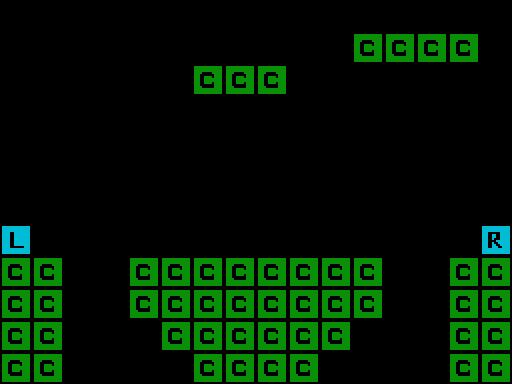

Tiled map render using the project's own tile images. Description and the whole map definition, tile-layer contents included, below:
An orthogonal 16x12 tile map with 32x32 px tiles, 1 tile layer (Tile Layer), 2 tilesets and 6 objects (3x coin, heart, static, linear).

<map version="1.0" orientation="orthogonal" renderorder="right-up" width="16" height="12" tilewidth="32" tileheight="32" nextobjectid="11">
 <tileset firstgid="1" name="templateTiles" tilewidth="32" tileheight="32">
  <image source="../templateTiles.png" width="128" height="64" />
 </tileset>
 <tileset firstgid="9" name="templateObjects" tilewidth="32" tileheight="32">
  <image source="../templateObjects.png" width="128" height="64" />
 </tileset>
 <layer name="Tile Layer" width="16" height="12">
  <data>
   <tile gid="0" />
   <tile gid="0" />
   <tile gid="0" />
   <tile gid="0" />
   <tile gid="0" />
   <tile gid="0" />
   <tile gid="0" />
   <tile gid="0" />
   <tile gid="0" />
   <tile gid="0" />
   <tile gid="0" />
   <tile gid="0" />
   <tile gid="0" />
   <tile gid="0" />
   <tile gid="0" />
   <tile gid="0" />
   <tile gid="0" />
   <tile gid="0" />
   <tile gid="0" />
   <tile gid="0" />
   <tile gid="0" />
   <tile gid="0" />
   <tile gid="0" />
   <tile gid="0" />
   <tile gid="0" />
   <tile gid="0" />
   <tile gid="0" />
   <tile gid="1" />
   <tile gid="1" />
   <tile gid="1" />
   <tile gid="1" />
   <tile gid="0" />
   <tile gid="0" />
   <tile gid="0" />
   <tile gid="0" />
   <tile gid="0" />
   <tile gid="0" />
   <tile gid="0" />
   <tile gid="1" />
   <tile gid="1" />
   <tile gid="1" />
   <tile gid="0" />
   <tile gid="0" />
   <tile gid="0" />
   <tile gid="0" />
   <tile gid="0" />
   <tile gid="0" />
   <tile gid="0" />
   <tile gid="0" />
   <tile gid="0" />
   <tile gid="0" />
   <tile gid="0" />
   <tile gid="0" />
   <tile gid="0" />
   <tile gid="6" />
   <tile gid="0" />
   <tile gid="0" />
   <tile gid="0" />
   <tile gid="0" />
   <tile gid="0" />
   <tile gid="0" />
   <tile gid="0" />
   <tile gid="0" />
   <tile gid="0" />
   <tile gid="0" />
   <tile gid="0" />
   <tile gid="0" />
   <tile gid="0" />
   <tile gid="0" />
   <tile gid="0" />
   <tile gid="0" />
   <tile gid="0" />
   <tile gid="0" />
   <tile gid="0" />
   <tile gid="0" />
   <tile gid="0" />
   <tile gid="0" />
   <tile gid="0" />
   <tile gid="0" />
   <tile gid="0" />
   <tile gid="0" />
   <tile gid="0" />
   <tile gid="0" />
   <tile gid="0" />
   <tile gid="0" />
   <tile gid="0" />
   <tile gid="0" />
   <tile gid="0" />
   <tile gid="0" />
   <tile gid="0" />
   <tile gid="0" />
   <tile gid="0" />
   <tile gid="0" />
   <tile gid="0" />
   <tile gid="0" />
   <tile gid="0" />
   <tile gid="0" />
   <tile gid="0" />
   <tile gid="0" />
   <tile gid="0" />
   <tile gid="0" />
   <tile gid="0" />
   <tile gid="0" />
   <tile gid="0" />
   <tile gid="0" />
   <tile gid="0" />
   <tile gid="0" />
   <tile gid="0" />
   <tile gid="0" />
   <tile gid="0" />
   <tile gid="0" />
   <tile gid="0" />
   <tile gid="2" />
   <tile gid="0" />
   <tile gid="0" />
   <tile gid="0" />
   <tile gid="0" />
   <tile gid="0" />
   <tile gid="0" />
   <tile gid="0" />
   <tile gid="0" />
   <tile gid="0" />
   <tile gid="0" />
   <tile gid="0" />
   <tile gid="0" />
   <tile gid="0" />
   <tile gid="0" />
   <tile gid="3" />
   <tile gid="1" />
   <tile gid="1" />
   <tile gid="0" />
   <tile gid="0" />
   <tile gid="1" />
   <tile gid="1" />
   <tile gid="1" />
   <tile gid="1" />
   <tile gid="1" />
   <tile gid="1" />
   <tile gid="1" />
   <tile gid="1" />
   <tile gid="0" />
   <tile gid="0" />
   <tile gid="1" />
   <tile gid="1" />
   <tile gid="1" />
   <tile gid="1" />
   <tile gid="0" />
   <tile gid="0" />
   <tile gid="1" />
   <tile gid="1" />
   <tile gid="1" />
   <tile gid="1" />
   <tile gid="1" />
   <tile gid="1" />
   <tile gid="1" />
   <tile gid="1" />
   <tile gid="0" />
   <tile gid="0" />
   <tile gid="1" />
   <tile gid="1" />
   <tile gid="1" />
   <tile gid="1" />
   <tile gid="0" />
   <tile gid="0" />
   <tile gid="0" />
   <tile gid="1" />
   <tile gid="1" />
   <tile gid="1" />
   <tile gid="1" />
   <tile gid="1" />
   <tile gid="1" />
   <tile gid="0" />
   <tile gid="0" />
   <tile gid="0" />
   <tile gid="1" />
   <tile gid="1" />
   <tile gid="1" />
   <tile gid="1" />
   <tile gid="0" />
   <tile gid="0" />
   <tile gid="0" />
   <tile gid="0" />
   <tile gid="1" />
   <tile gid="1" />
   <tile gid="1" />
   <tile gid="1" />
   <tile gid="0" />
   <tile gid="0" />
   <tile gid="0" />
   <tile gid="0" />
   <tile gid="1" />
   <tile gid="1" />
  </data>
 </layer>
 <objectgroup name="Object Layer">
  <object id="2" name="heart" gid="10" x="416" y="32" width="32" height="32">
   <properties>
    <property name="probability" value="0.5" />
   </properties>
  </object>
  <object id="3" name="coin" gid="9" x="192" y="64" width="32" height="32">
   <properties>
    <property name="probability" value="1.0" />
   </properties>
  </object>
  <object id="4" name="coin" gid="9" x="224" y="64" width="32" height="32">
   <properties>
    <property name="probability" value="1.0" />
   </properties>
  </object>
  <object id="5" name="coin" gid="9" x="256" y="64" width="32" height="32">
   <properties>
    <property name="probability" value="1.0" />
   </properties>
  </object>
  <object id="9" name="static" gid="11" x="192" y="256" width="32" height="32">
   <properties>
    <property name="flip" value="0" />
    <property name="g-dir-x" value="0" />
    <property name="g-dir-y" value="0" />
    <property name="probability" value="1.0" />
   </properties>
  </object>
  <object id="10" name="linear" gid="12" x="352" y="256" width="32" height="32">
   <properties>
    <property name="flip" value="0" />
    <property name="g-dir-x" value="0" />
    <property name="g-dir-y" value="-1" />
    <property name="probability" value="1.0" />
   </properties>
  </object>
 </objectgroup>
</map>
